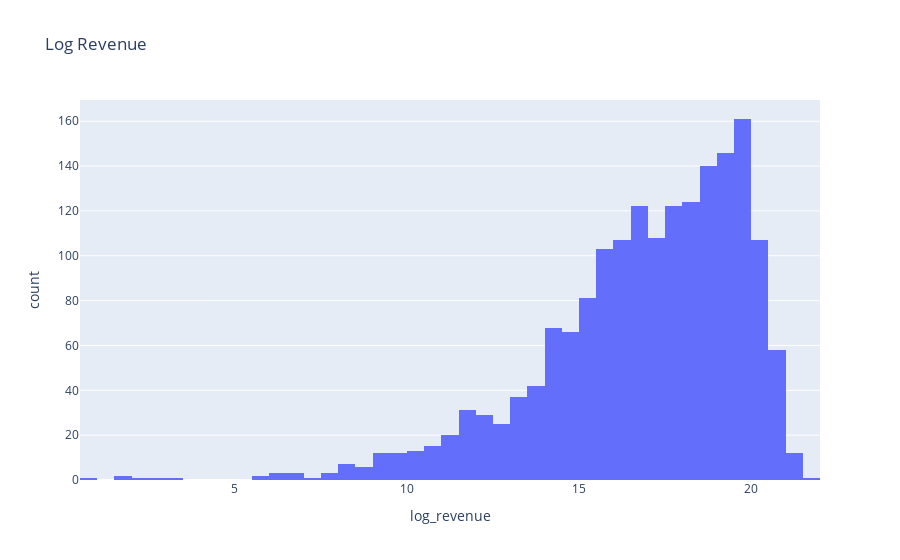

Notebook code cell kept with this figure:
### Code cell
"""df["log_revenue"].hist(bins=50,)
plt.title("Log Revenue"); plt.show()"""

fig2 = px.histogram(df, x="log_revenue", nbins=100, title="Log Revenue")
fig2.show()

### Figure 1 — Plotly figure (JSON) as saved in the notebook; plotly's stock layout.template omitted (floating-point values rounded to 4 significant figures; data arrays with more than 128 entries replaced by an {"elided": "..."} marker saying what was removed)
{"data": [{"bingroup": "x", "hovertemplate": "log_revenue=%{x}<br>count=%{y}<extra></extra>", "legendgroup": "", "marker": {"color": "#636efa", "pattern": {"shape": ""}}, "name": "", "nbinsx": 100, "orientation": "v", "showlegend": false, "x": {"elided": "7649 float values"}, "xaxis": "x", "yaxis": "y", "type": "histogram"}], "layout": {"xaxis": {"anchor": "y", "domain": [0.0, 1.0], "title": {"text": "log_revenue"}}, "yaxis": {"anchor": "x", "domain": [0.0, 1.0], "title": {"text": "count"}}, "legend": {"tracegroupgap": 0}, "title": {"text": "Log Revenue"}, "barmode": "relative"}}
